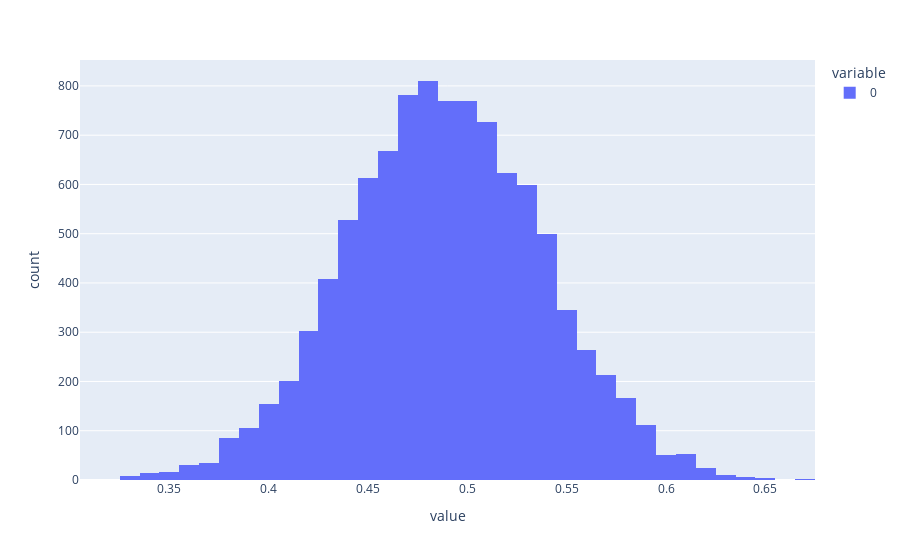

The cell this chart's notebook holds for it:
### Markdown cell above
2. Visualisierung als Histogramm

### Code cell
import plotly.express as px
px.histogram(samples)

### Figure 1 — Plotly figure (JSON) as saved in the notebook; plotly's stock layout.template omitted (floating-point values rounded to 4 significant figures; data arrays with more than 128 entries replaced by an {"elided": "..."} marker saying what was removed)
{"data": [{"alignmentgroup": "True", "bingroup": "x", "hovertemplate": "variable=0<br>value=%{x}<br>count=%{y}<extra></extra>", "legendgroup": "0", "marker": {"color": "#636efa", "pattern": {"shape": ""}}, "name": "0", "offsetgroup": "0", "orientation": "v", "showlegend": true, "type": "histogram", "x": {"elided": "10000 float values"}, "xaxis": "x", "yaxis": "y"}], "layout": {"autosize": true, "barmode": "relative", "legend": {"title": {"text": "variable"}, "tracegroupgap": 0}, "margin": {"t": 60}, "xaxis": {"anchor": "y", "autorange": true, "domain": [0, 1], "range": [0.305, 0.675], "title": {"text": "value"}, "type": "linear"}, "yaxis": {"anchor": "x", "autorange": true, "domain": [0, 1], "range": [0, 852.6], "title": {"text": "count"}}}}
